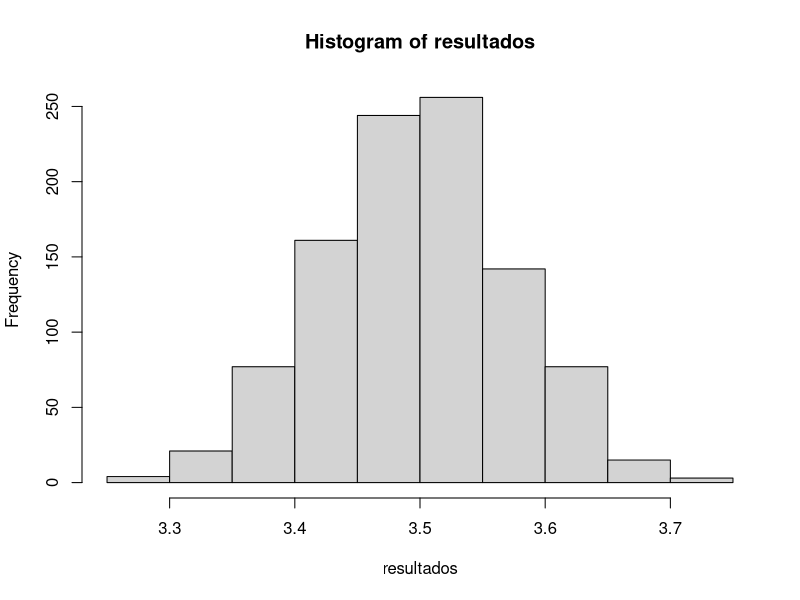
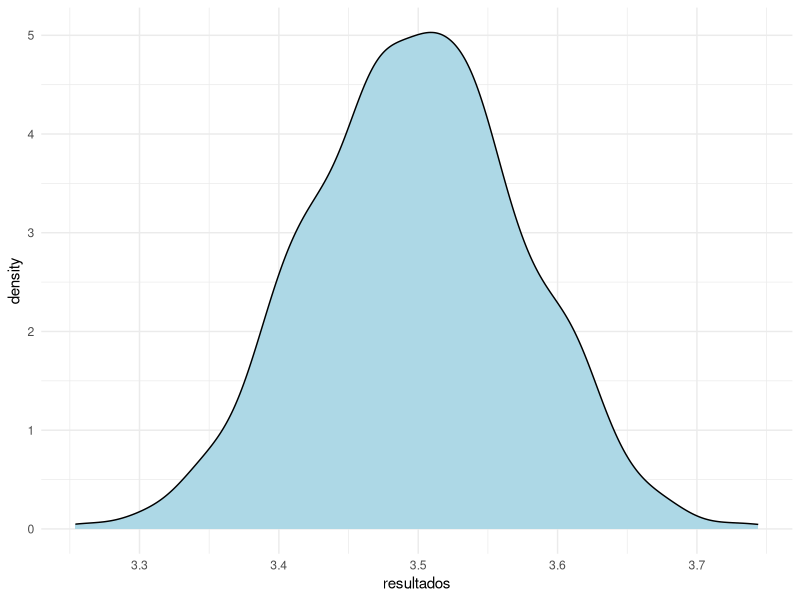
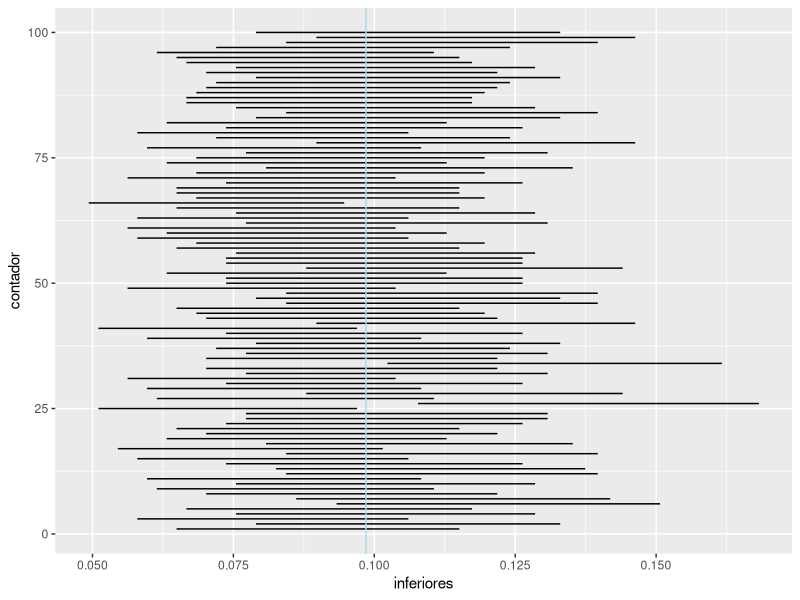
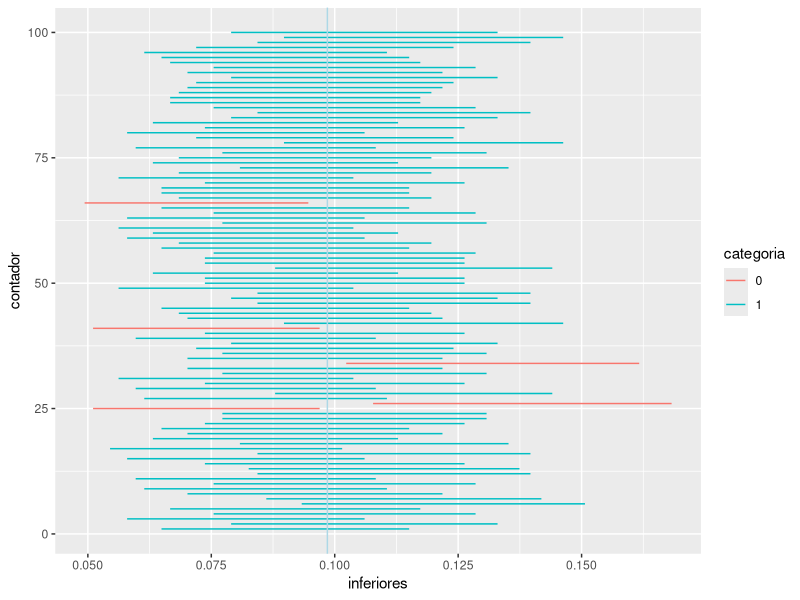

These figures' R source, in order:
library(ggplot2)

media <- mean(sample(1:6,size = 500, replace = TRUE))
resultados <- c()

for(i in 1:1000){
  resultados[i] <- mean(sample(1:6,size = 500, replace = TRUE))
}

hist(resultados)

dados <- data.frame(resultados)

ggplot(dados,aes(x = resultados)) +
  geom_density(fill = "lightblue") +
  theme_minimal()



populacao <- sample(0:1,size = 100000, replace = TRUE,prob = c(0.9,0.1))
valor_real <- mean(populacao)

amostra <- sample(populacao, size = 500, replace = TRUE)
media <- mean(amostra)
media

parte_inferior <- media - 1.96*(sqrt(media*(1-media))/sqrt(500))
parte_superior <- media + 1.96*(sqrt(media*(1-media))/sqrt(500))

inferiores <- c()
superiores <- c()

for(k in 1:100) {
  
  amostra <- sample(populacao, size = 500, replace = TRUE)
  media <- mean(amostra)
  
  inferiores[k] <- media - 1.96*(sqrt(media*(1-media))/sqrt(500))
  superiores[k] <- media + 1.96*(sqrt(media*(1-media))/sqrt(500))
  
}

inferiores[23]
superiores[23]

intervalos <- data.frame(inferiores,superiores,contador = 1:100)


ggplot(data = intervalos)+
  geom_segment(aes(x = inferiores, xend = superiores, y = contador , yend = contador))+
  geom_vline(xintercept = valor_real, col = "lightblue")


categoria <- ifelse(intervalos$inferiores > valor_real | intervalos$superiores < valor_real, 0, 1)

intervalos$categoria <- as.factor(categoria)

ggplot(data = intervalos) +
  geom_segment(aes(x = inferiores, xend = superiores, 
                   y = contador , yend = contador, 
                   col = categoria)) +
  geom_vline(xintercept = valor_real, col = "lightblue")
